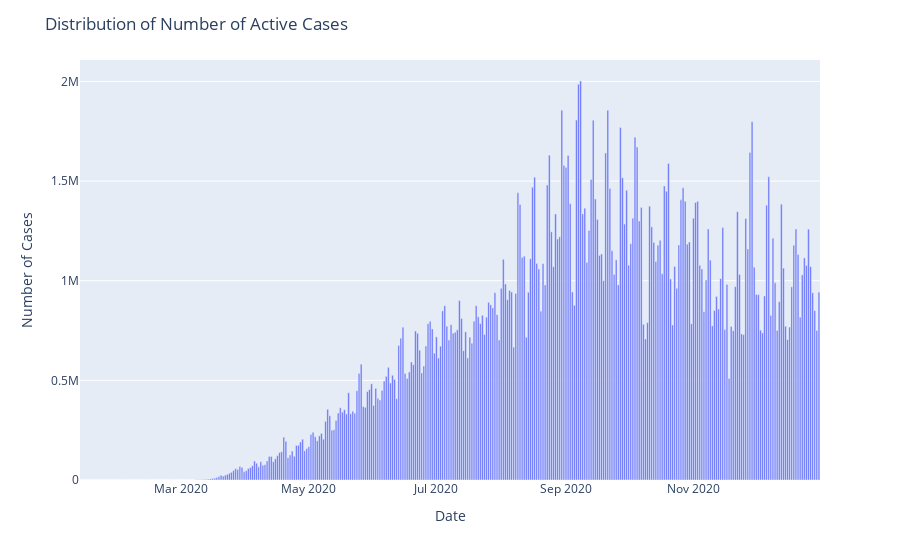

Here is the notebook cell this chart was saved with:
### Markdown cell above
### DISTRIBUTION FOR DATEWISE ANALYSIS

### Code cell
fig=px.bar(x=datewise.index,y=datewise["positive"]-datewise["recovered"]-datewise["death"])
fig.update_layout(title="Distribution of Number of Active Cases",
                  xaxis_title="Date",yaxis_title="Number of Cases",)
fig.show()

### Figure 1 — Plotly figure (JSON) as saved in the notebook; plotly's stock layout.template omitted (floating-point values rounded to 4 significant figures; data arrays with more than 128 entries replaced by an {"elided": "..."} marker saying what was removed)
{"data": [{"alignmentgroup": "True", "hovertemplate": "x=%{x}<br>y=%{y}<extra></extra>", "legendgroup": "", "marker": {"color": "#636efa", "pattern": {"shape": ""}}, "name": "", "offsetgroup": "", "orientation": "v", "showlegend": false, "textposition": "auto", "type": "bar", "x": {"elided": "354 str values"}, "xaxis": "x", "y": {"elided": "354 int values"}, "yaxis": "y"}], "layout": {"barmode": "relative", "legend": {"tracegroupgap": 0}, "margin": {"t": 60}, "title": {"text": "Distribution of Number of Active Cases"}, "xaxis": {"anchor": "y", "domain": [0, 1], "title": {"text": "Date"}}, "yaxis": {"anchor": "x", "domain": [0, 1], "title": {"text": "Number of Cases"}}}}
